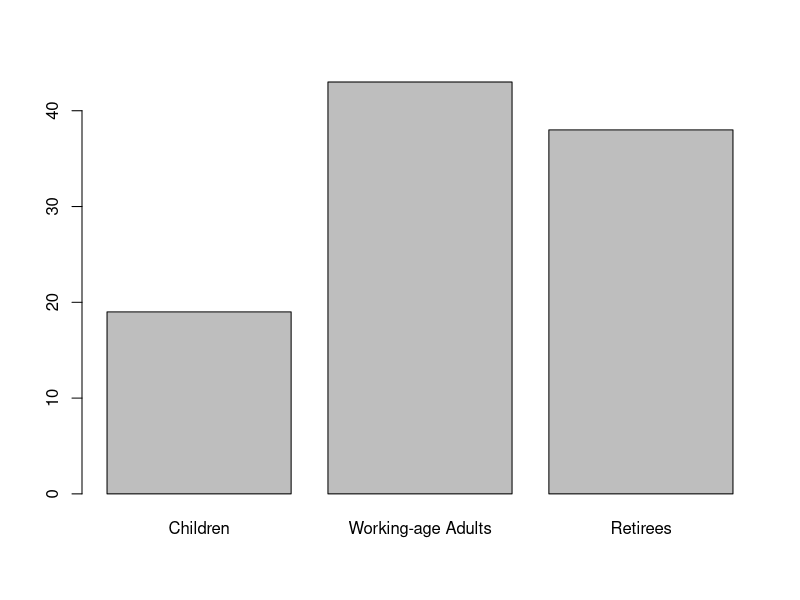
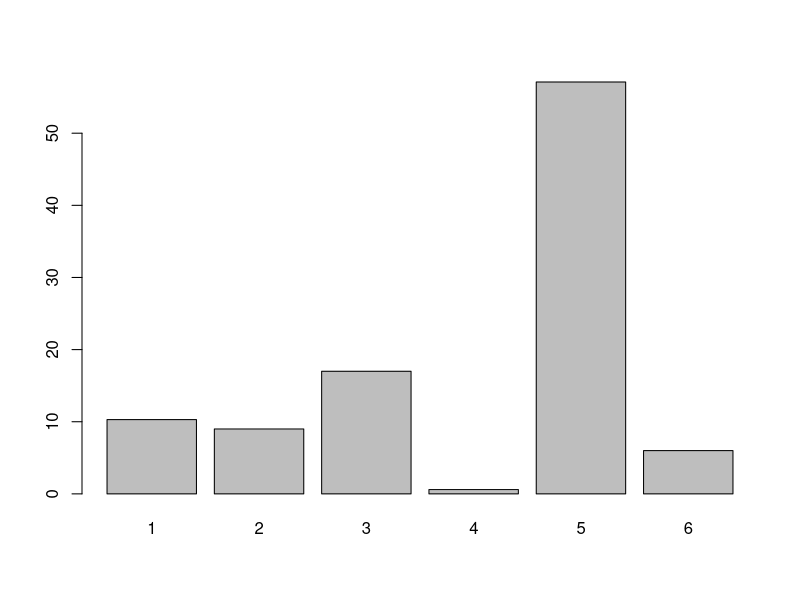
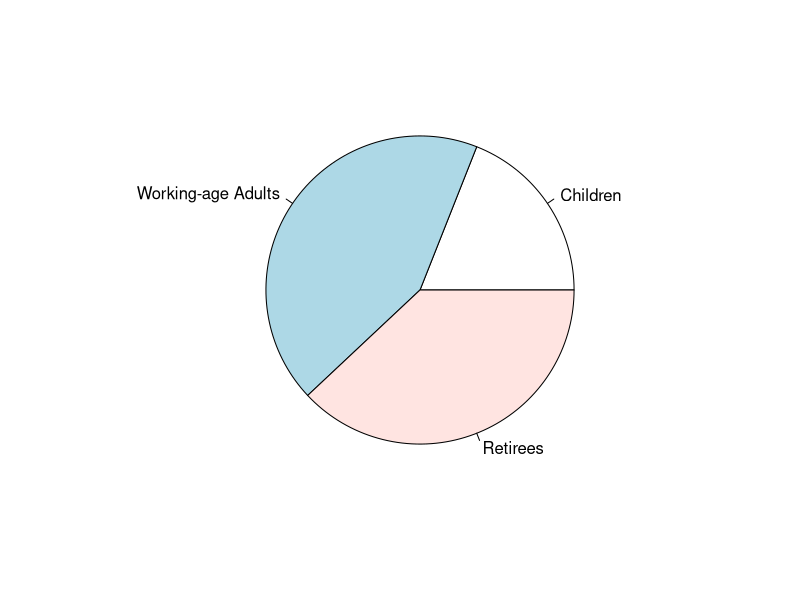
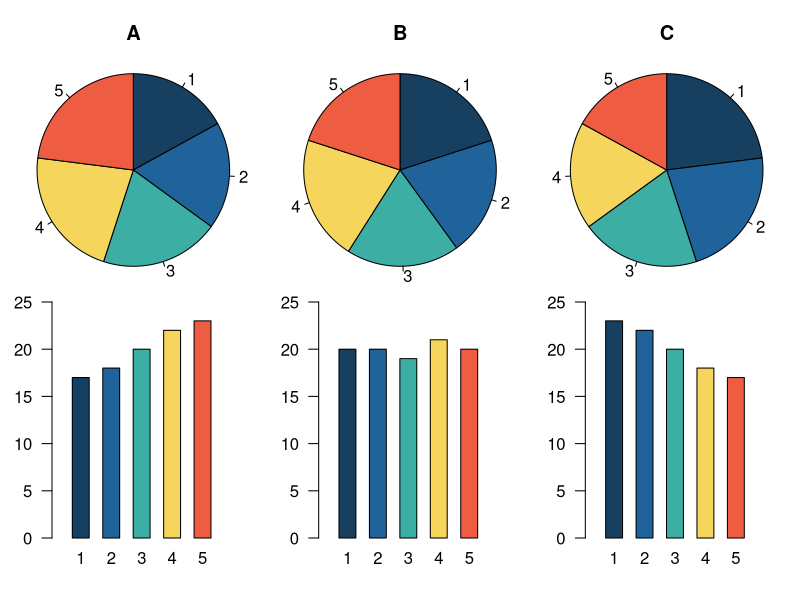
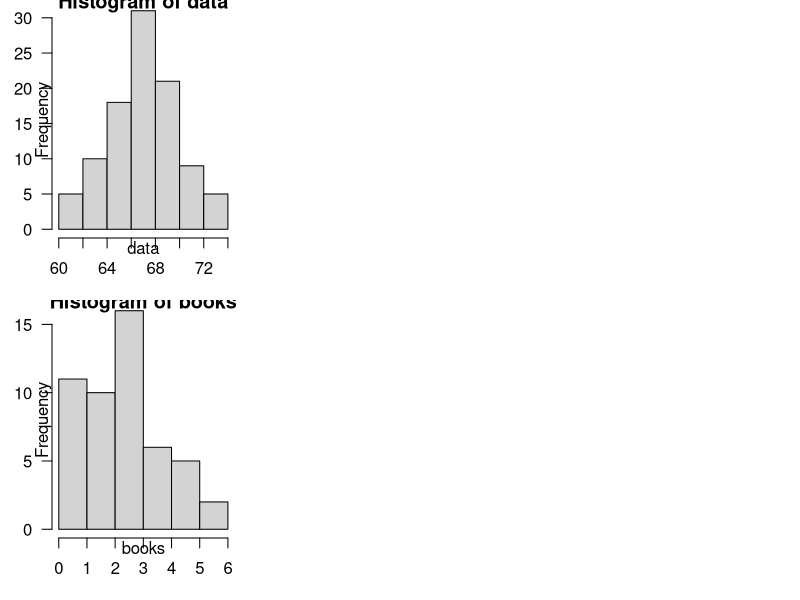

R code for these plots, in order:
#**ALT=Bar chart of data in table 5.4 generated by above R code**#
age_groups = c("Children", "Working-age Adults", "Retirees")
proportions = c(19, 43, 38)

barplot(height = proportions, names = age_groups)

#**ALT=Bar chart of data in table 5.5 generated by above R code**#
race = c(1, 2, 3, 4, 5, 6)
APproportion = c(10.3, 9.0, 17.0, 0.6, 57.1, 6.0)

barplot(height = APproportion, names = race)

#**ALT=A pie chart of the data in table 5.6**#
age_groups = c("Children", "Working-age Adults", "Retirees")
proportions = c(19, 43, 38)

pie(x = proportions, labels = age_groups)

#**ALT=Three pie charts and three corresponding bar charts**#
#**HIDE_INPUT**#
a <- matrix(c(17, 18, 20, 22, 23,
                20, 20, 19, 21, 20,
                23, 22, 20, 18, 17), nrow=3, byrow=T)
  titles <- c("A", "B", "C")
  cols <- c("#173f5f", "#20639b", "#3caea3", "#f6d55c", "tomato2")
  
  defaultmar <- par()$mar
  layout(matrix(c(1,3,5,
                  2,4,6), nrow=2, byrow=T), height=c(1,1))       
  par(cex=1)
  par(font=1)
  par(las=1)
  par(font.axis=1)
  par(mgp=c(1,1,0))
  
  for (i in 1:nrow(a)) {
    par(mar=c(0,0,2,0))
    pie(a[i,], init=90, clockwise=T, col=cols, radius=0.8)
    title(main=titles[i], line=0)
    par(mar=defaultmar+c(-2,-1.5,-4,-0.5))
    par(mgp=c(0,0.5,0))
    barplot(a[i,], horiz=F, xlim=c(0,10), ylim=c(0,25), col=cols, border=1,
            names.arg=1:5, space=0.8, axes=F)
    par(mgp=c(0,1,0))
  
    
    axis(2)
  }


#**VID=hHDvzYoxWHI**#

#**ALT=Histogram of data in example 5.3 generated using R**#
data <- c(60, 60.5, 61, 61, 61.5, 63.5, 63.5, 63.5, 64, 64, 64, 64, 64, 64, 64, 64.5, 64.5, 64.5, 64.5, 64.5, 64.5, 64.5, 64.5, 66, 66, 66, 66, 66, 66, 66, 66, 66, 66, 66.5, 66.5, 66.5, 66.5, 66.5, 66.5, 66.5, 66.5, 66.5, 66.5, 66.5, 67, 67, 67, 67, 67, 67, 67, 67, 67, 67, 67, 67, 67.5, 67.5, 67.5, 67.5, 67.5, 67.5, 68, 68, 69, 69, 69, 69, 69, 69, 69, 69, 69, 69, 69.5, 69.5, 69.5, 69.5, 69.5, 70, 70, 70, 70, 70, 70, 70.5, 70.5, 70.5, 71, 71, 71, 72, 72, 72, 72.5, 72.5, 73, 73.5, 74)

hist(x = data)

#**ALT=Histogram of data in example 5.4 generated using R**#
books <- c(0, 0, 1, 1, 1, 1, 1, 1, 1, 1, 1, 2, 2, 2, 2, 2, 2, 2, 2, 2, 2, 3, 3, 3, 3, 3, 3, 3, 3, 3, 3, 3, 3, 3, 3, 3, 3, 4, 4, 4, 4, 4, 4, 5, 5, 5, 5, 5, 6, 6)

hist(x = books)
